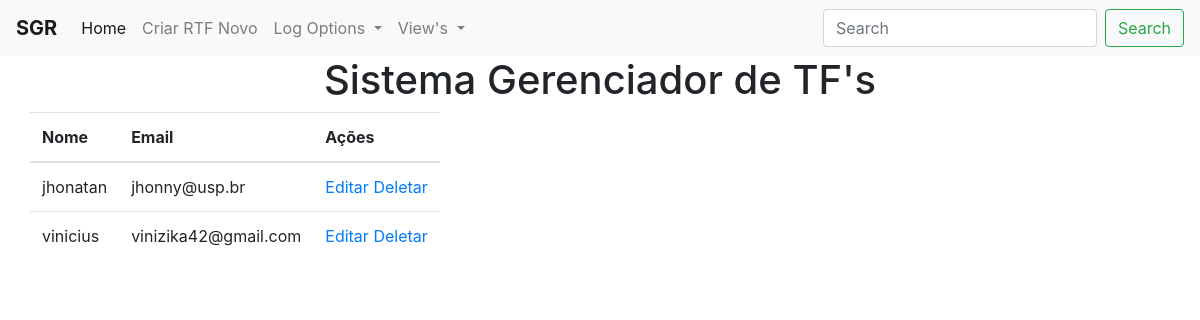
The app's page /viewUsers with its own data.
### app.py (models this page shows, shortened)
class users(db.Model):
    id = db.Column("id", db.Integer, primary_key=True, autoincrement=True)
    name = db.Column("name", db.String(100))
    email = db.Column("email", db.String(100), unique=True)

### app.py (the view)
@app.route("/viewUsers")
def viewUsers():
    return render_template("viewUsers.html", values=users.query.all())

### templates/viewUsers.html (shortened to what this page needs)
{% extends "base.html" %}
{% block content %}
    <div class="container">
        <div class="row">
            <div class="col-xs-12">
                <table class="table">
                    <thead>
                        <th>Nome</th>
                        <th>Email</th>
                        <th>Ações</th>
                    </thead>
                    <tbody>
                        {% for item in values %}
                            <tr>
                                <td>{{ item.name }}</td>
                                <td>{{ item.email }}</td>
                                <td>
                                    <a href="#">Editar</a>
                                    <a href="{{url_for('delete_user', id=item.id)}}">Deletar</a>
                                </td>
                            </tr>
                        {% endfor %}
                    </tbody>
                </table>
            </div>
        </div>
    </div>
{% endblock %}

### records on screen
users: name "jhonatan", email "jhonny@usp.br"
users: name "vinicius", email "vinizika42@gmail.com"
